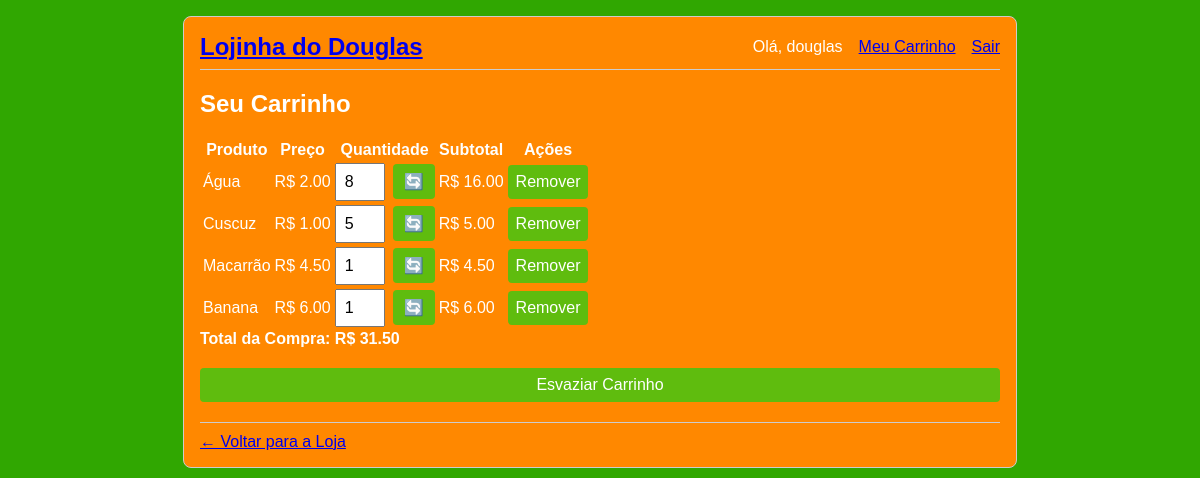
/cart (signed in), run on an earlier commit of the app's database.
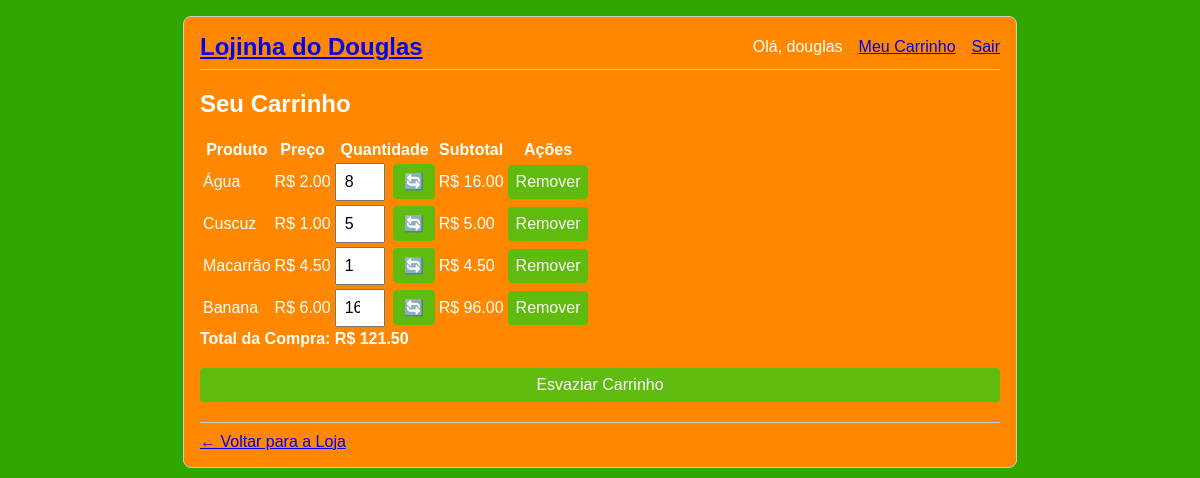
And on a later commit of the database.
### tables this page shows
CREATE TABLE user (
  id INTEGER PRIMARY KEY AUTOINCREMENT,
  username TEXT UNIQUE NOT NULL,
  password TEXT NOT NULL
);

CREATE TABLE cart_item (
  id INTEGER PRIMARY KEY AUTOINCREMENT,
  user_id INTEGER NOT NULL,
  product_id INTEGER NOT NULL,
  quantity INTEGER NOT NULL,
  FOREIGN KEY (user_id) REFERENCES user (id),
  FOREIGN KEY (product_id) REFERENCES product (id)
);

CREATE TABLE product (
  id INTEGER PRIMARY KEY AUTOINCREMENT,
  name TEXT NOT NULL,
  description TEXT NOT NULL,
  price REAL NOT NULL
);

### app/shop.py (the view)
@bp.route('/cart')
@login_required
def cart():
    db = get_db()
    cart_items = db.execute(
        'SELECT p.name, p.price, c.quantity, c.id, (p.price * c.quantity) as subtotal'
        ' FROM cart_item c JOIN product p ON c.product_id = p.id'
        ' WHERE c.user_id = ?',
        (g.user['id'],)
    ).fetchall()
    total = sum(item['subtotal'] for item in cart_items)
    return render_template('shop/cart.html', items=cart_items, total=total)

### app/auth.py (called while the page is built)
@bp.before_app_request
def load_logged_in_user():
    user_id = session.get('user_id')
    if user_id is None:
        g.user = None
    else:
        g.user = get_db().execute(
            'SELECT * FROM user WHERE id = ?', (user_id,)
        ).fetchone()

def login_required(view):
    @functools.wraps(view)
    def wrapped_view(**kwargs):
        if g.user is None:
            return redirect(url_for('auth.login'))
        return view(**kwargs)
    return wrapped_view

### app/db.py (called while the page is built)
def get_db():
    if 'db' not in g:
        g.db = sqlite3.connect(
            current_app.config['DATABASE'],
            detect_types=sqlite3.PARSE_DECLTYPES
        )
        g.db.row_factory = sqlite3.Row
    return g.db

### app/templates/shop/cart.html (shortened to what this page needs)
{% extends 'base.html' %}
{% block header %}
  <h1>Seu Carrinho</h1>
{% endblock %}
{% block content %}
  {% if items %}
    <table>
      <thead>
        <tr>
          <th>Produto</th>
          <th>Preço</th>
          <th style="width: 100px">Quantidade</th>
          <th>Subtotal</th>
          <th>Ações</th>
        </tr>
      </thead>
      <tbody>
        {% for item in items %}
          <tr>
            <td>{{ item['name'] }}</td>
            <td>R$ {{ "%.2f"|format(item['price']) }}</td>
            <td>
              <form action="{{ url_for('shop.update_quantity', id=item['id']) }}" method="post" style="display:flex; align-items:center; gap:8px;"">
                <input type="number" name="quantity" value="{{ item['quantity'] }}" min="1" style="width: 50px;">
                <input type="submit" value="🔄">
              </form>
            </td>
            <td>R$ {{ "%.2f"|format(item['subtotal']) }}</td>
            <td>
              <form action="{{ url_for('shop.remove', id=item['id']) }}" method="post" style="display:inline;">
                <input type="submit" value="Remover" class="danger" onclick="return confirm('Tem certeza?')">
              </form>
            </td>
          </tr>
        {% endfor %}
      </tbody>
    </table>
    <div class="total">
      <strong>Total da Compra: R$ {{ "%.2f"|format(total) }}</strong>
    </div>
    <div style="margin-top: 20px;">
      <form action="{{ url_for('shop.clear') }}" method="post" style="display:inline;">
        <input type="submit" value="Esvaziar Carrinho" class="danger">
      </form>
    </div>
  {% else %}
    <p>Seu carrinho está vazio.</p>
  {% endif %}
  <div style="margin-top: 20px; border-top: 1px solid #ccc; padding-top: 10px;">
    <a href="{{ url_for('index') }}" class="button">← Voltar para a Loja</a>
  </div>
{% endblock %}

### app/templates/base.html (shortened to what this page needs)
<!doctype html>
<html lang="pt-br">
<head>
  <link rel="stylesheet" href="{{ url_for('static', filename='style.css') }}">
</head>
<body>
  <nav>
    <h1><a href="{{ url_for('index') }}">Lojinha do Douglas</a></h1>
    <ul>
      {% if g.user %}
        <li><span>Olá, {{ g.user['username'] }}</span></li>
        <li><a href="{{ url_for('shop.cart') }}">Meu Carrinho</a></li>
        <li><a href="{{ url_for('auth.logout') }}">Sair</a></li>
      {% else %}
        <li><a href="{{ url_for('auth.register') }}">Cadastrar</a></li>
        <li><a href="{{ url_for('auth.login') }}">Login</a></li>
      {% endif %}
    </ul>
  </nav>
  <section class="content">
    <header>
      {% block header %}{% endblock %}
    </header>
    {% block content %}{% endblock %}
  </section>
</body>
</html>

### app/static/style.css (style rules this page uses)
html { font-family: sans-serif;background: #30a701; background-repeat: no-repeat; background-image: url(https://clickpetroleoegas.com.br/wp-content/uploads/2025/08/atacadao-vagas-de-emprego-processo-seletivo-trabalhe-conosco.jpg);background-size: cover; padding: 1rem; }
body { color: rgb(255, 255, 255); max-width: 800px; margin: 0 auto; background: #ff8800; padding: 1rem; border: 1px solid #ccc; border-radius: 0.5rem; }
nav { display: flex; align-items: center; justify-content: space-between; border-bottom: 1px solid #ccc; padding-bottom: 0.5rem; margin-bottom: 1rem; }
nav h1 { margin: 0; font-size: 1.5rem; }
nav ul { display: flex; list-style: none; margin: 0; padding: 0; }
nav ul li { margin-left: 1rem; }
form { display: grid; gap: 1rem; }
input { padding: 0.5rem; font-size: 1rem; width: 100%; box-sizing: border-box; }
input[type="submit"] { background: #5fbc0e; color: white; border: none; cursor: pointer; border-radius: 4px; }

What changed in the data, as far as the page shows it:
changed cart_item "Banana": quantity "1" → "16"; subtotal "6.00" → "96.00"
Also different on the page:
{{ "%.2f"|format(total) }}: "31.50" → "121.50"
